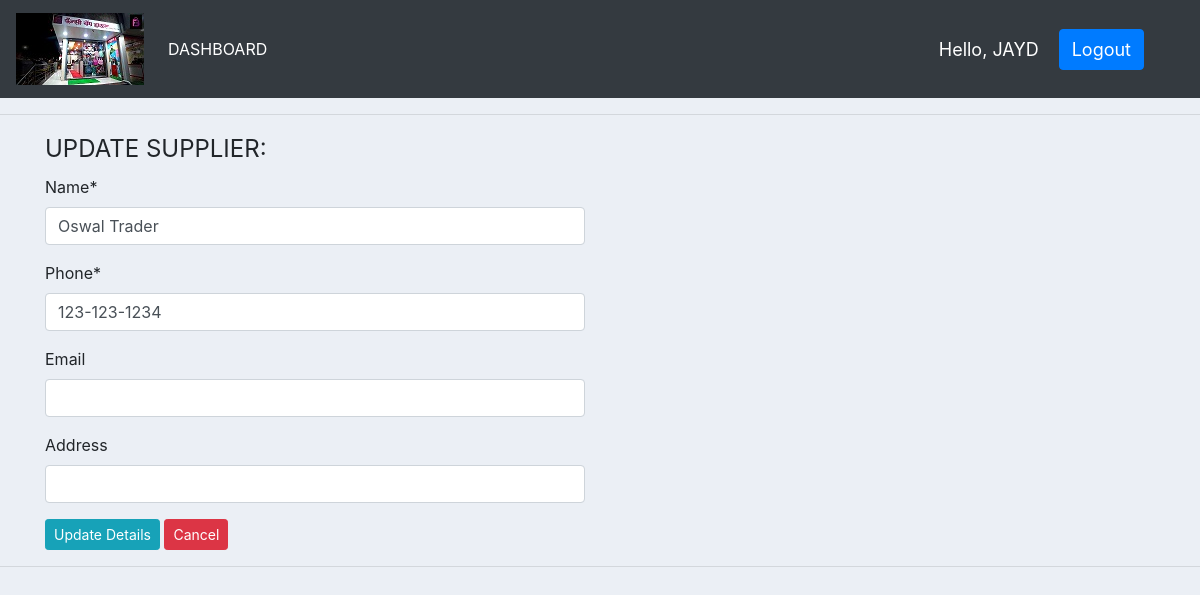
The page /updatesupplierdetail/4/ (signed in) on the database as committed earlier.
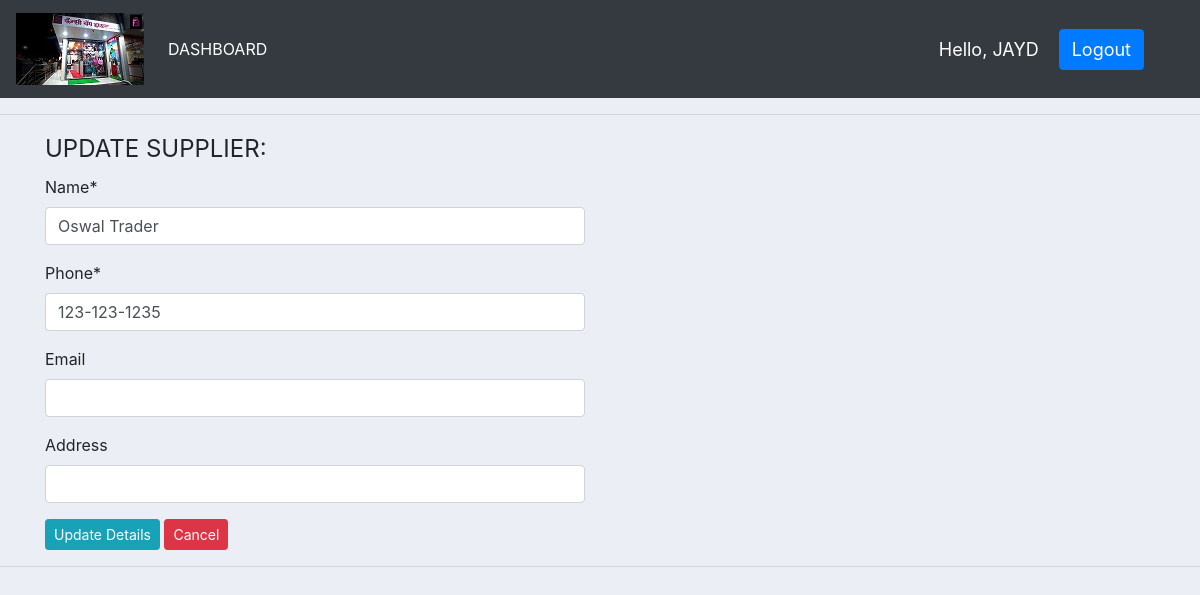
The same page on the database as committed later.
### shop/models.py (models this page shows, shortened)
class Supplier(models.Model):
    name = models.CharField(max_length = 250, null=False)
    phone = models.CharField(max_length = 250, null=False)
    email = models.EmailField(max_length= 250, null=True, blank=True)
    address =  models.CharField(max_length=250,blank=True,null=True)
    date_created = models.DateTimeField(auto_now_add=True)

### shop/views.py (the view)
# urls.py: path('updatesupplierdetail/<str:pk>/',views.updateSupplier, name='update-supplier'),
@login_required(login_url='login')
def updateSupplier(request,pk):
    supplier = Supplier.objects.get(id=pk)
    form = None
    if request.method == 'POST':
        form = SupplierForm(request.POST, instance=supplier)
        if form.is_valid():
            form.save()
        messages.success(request,'Supplier Data Updated Successfully!!!')
        params = int(pk)
        return redirect('view-supplier', params)
    else:
        form  = SupplierForm(instance=supplier)
    context = {'form' : form,
               'supplierid' : int(pk)}
    return render(request,'shop/supplierupdateform.html',context)

### shop/forms.py
class SupplierForm(ModelForm):
    class Meta:
        model = Supplier
        fields = '__all__'

### shop/templates/shop/supplierupdateform.html (shortened to what this page needs)
{% extends 'shop/base.html' %}
{% load static %}
{% load crispy_forms_tags %}
{% block content %}
<div class="container">
<fieldset class="form-group">
    <legend>UPDATE SUPPLIER:</legend>
    <div class="row">
        <div class="col-sm-6">
            <form method="POST" action="">
            {{form | crispy }}
            <input type="submit" class="btn btn-info btn-sm" value="Update Details"/>
            <a href="{% url 'view-supplier' supplierid %}" class="btn btn-danger btn-sm">Cancel</a>
            </form>
        </div>
    </div>
</div>
{% endblock %}

### shop/templates/shop/base.html (shortened to what this page needs)
{% load static %}
<!DOCTYPE HTML>
<html>
<head>
    <link href="https://stackpath.bootstrapcdn.com/bootstrap/4.5.0/css/bootstrap.min.css" rel="stylesheet">
    <link rel="stylesheet" type="text/css" href="{% static './css/main.css' %}">
</head>
<body>
    {% include 'shop/navbar.html' %}
    <hr>
    {% block content %}
    {% endblock content %}
    <hr>
</body>
</html>

### shop/templates/shop/navbar.html (shortened to what this page needs)
{% load static %}
<!DOCTYPE HTML>
<html>
    <head>
    </head>
    <body>
        <nav class="navbar navbar-expand-lg navbar-dark bg-dark">
            <a class="navbar-brand" href="{% url 'home' %}"><img src="{% static 'images/logo.jpg' %}"></a>
            <div class="collapse navbar-collapse" id="navbarSupportedContent">
              <ul class="navbar-nav mr-auto">
                <li class="nav-item active">
                  <a class="nav-link" href="{% url 'home' %}">DASHBOARD</a>
                </li>
              </ul>
            </div>
            <span class="hello-msg">Hello, {{request.user | upper }}</span>
            <span class="hello-msg"><a href="{% url 'logout' %}" class="hello-msg btn btn-primary">Logout</a></span>
          </nav>
    </body>
</html>

### static/css/main.css (style rules this page uses)
body { background-color: #ebeff5; width: 100%; height: 100%; }

### shop/templates/shop/navbar.html (style rules this page uses)
.hello-msg { font-size: 18px; color: #fff; margin-right: 20px; }

Rows that differ between the two databases and show on the page:
changed Supplier "Oswal Trader": phone "123-123-1234" → "123-123-1235"
